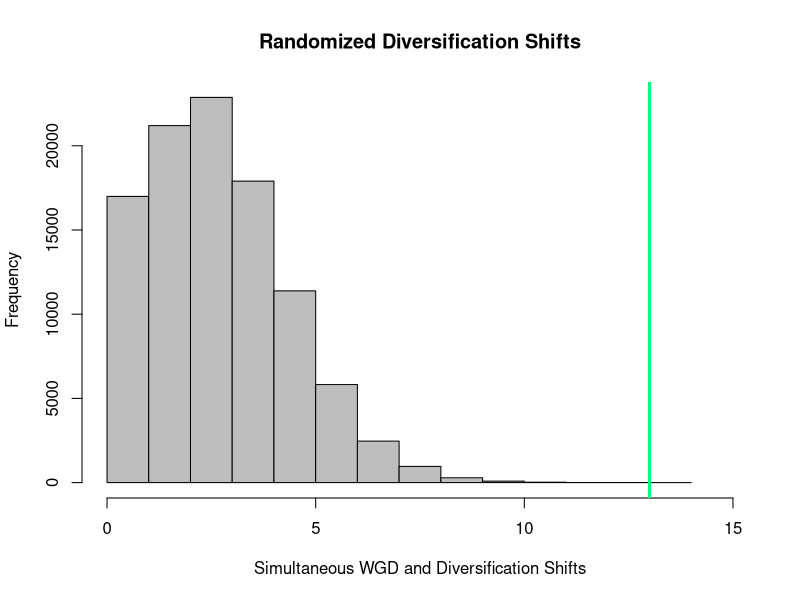
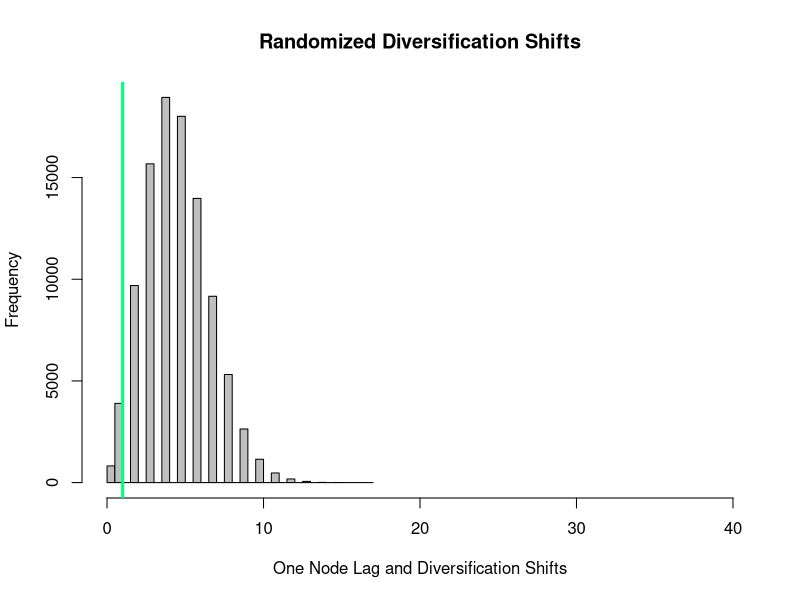
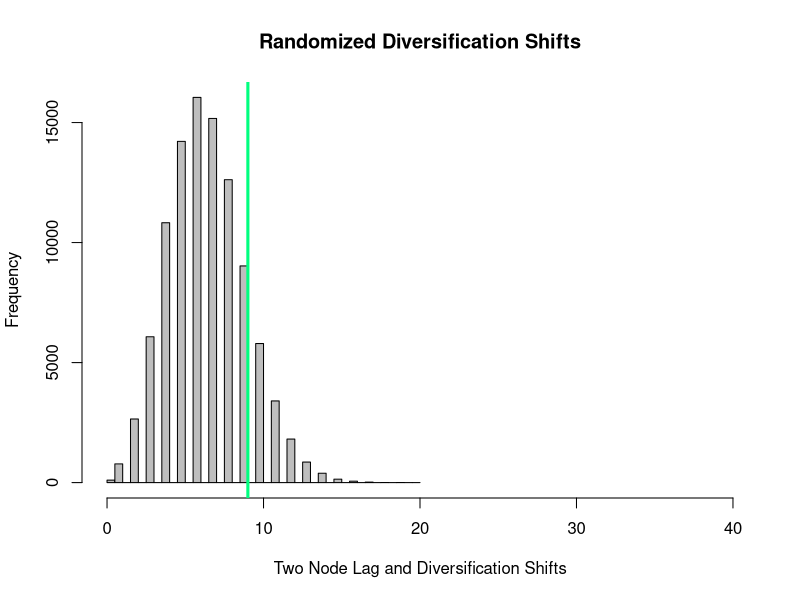
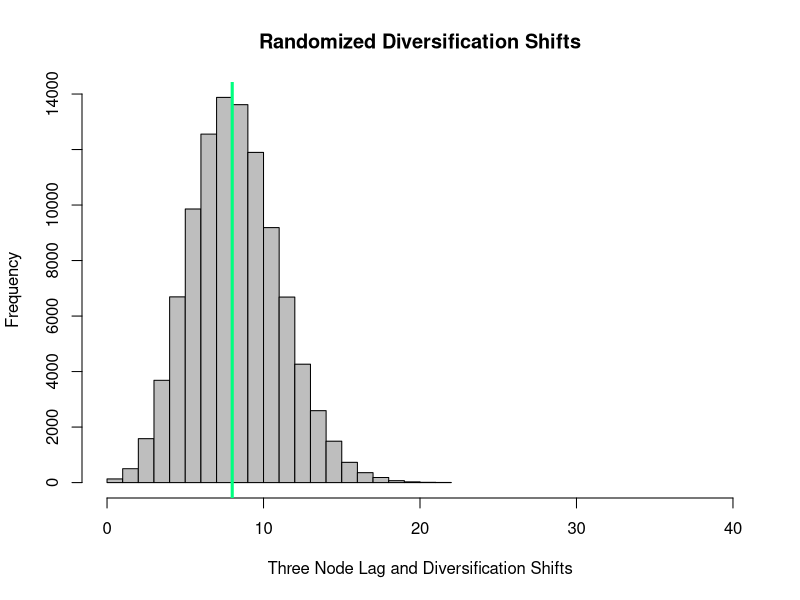
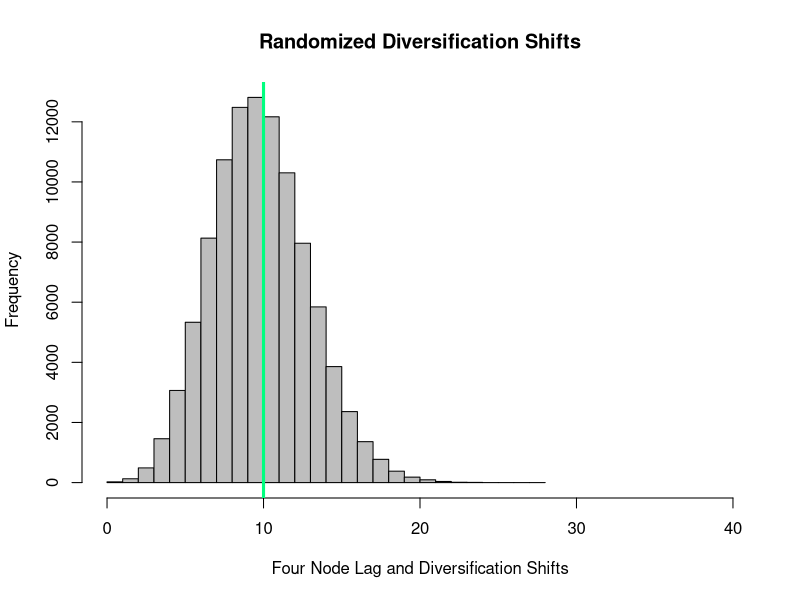

Generate these figures, in order, with R:
library(data.table)

#read in log file from the randomizatin test. Data is in the first column, with a header of "Perm"
WGD <-fread("Shifts_permutation.txt", header=TRUE)

#create a PDF of the histogram of the data, with the observed data represented by a green line at 13 events
pdf("Shift_permutations.pdf")
hist(WGD$Perm, xlim=c(0,15), main="Randomized Diversification Shifts", xlab="Simultaneous WGD and Diversification Shifts", breaks=15, col=c("gray")) 
abline(v=13, lwd=3, col="springgreen")
dev.off()

#determine the number of randomization events that are greater than the observed data
length( which(WGD > 13))


###############

library(data.table)

#read in log file from the randomizatin test. Data is in the first column, with a header of "Perm"
WGD <-fread("One_node_lag_permutation.txt", header=TRUE)

#create a PDF of the histogram of the data, with the observed data represented by a green line at 13 events
pdf("One_lag_randomization.pdf")
hist(WGD$Perm, xlim=c(0,40), main="Randomized Diversification Shifts", xlab="One Node Lag and Diversification Shifts", breaks=30, col=c("gray")) 
abline(v=1, lwd=3, col="springgreen")
dev.off()

#determine the number of randomization events that are greater than the observed data
length( which(WGD > 1))

###############

library(data.table)

#read in log file from the randomizatin test. Data is in the first column, with a header of "Perm"
WGD <-fread("Two_node_lag_permutation.txt", header=TRUE)

#determine the number of randomization events that are greater than the observed data
length( which(WGD > 9))


#create a PDF of the histogram of the data, with the observed data represented by a green line at 13 events
pdf("Two_lag_randomization.pdf")
hist(WGD$Perm, xlim=c(0,40), main="Randomized Diversification Shifts", xlab="Two Node Lag and Diversification Shifts", breaks=30, col=c("gray")) 
abline(v=9, lwd=3, col="springgreen")
dev.off()



###############

library(data.table)

#read in log file from the randomizatin test. Data is in the first column, with a header of "Perm"
WGD <-fread("Three_node_lag_permutation.txt", header=TRUE)

#determine the number of randomization events that are greater than the observed data
length( which(WGD > 8))


#create a PDF of the histogram of the data, with the observed data represented by a green line at 13 events
pdf("Three_lag_randomization.pdf")
hist(WGD$Perm, xlim=c(0,40), main="Randomized Diversification Shifts", xlab="Three Node Lag and Diversification Shifts", breaks=30, col=c("gray")) 
abline(v=8, lwd=3, col="springgreen")
dev.off()


###############

library(data.table)

#read in log file from the randomizatin test. Data is in the first column, with a header of "Perm"
WGD <-fread("Four_node_lag_permutation.txt", header=TRUE)

#determine the number of randomization events that are greater than the observed data
length( which(WGD > 10))

#create a PDF of the histogram of the data, with the observed data represented by a green line at 13 events
pdf("Four_lag_randomization.pdf")
hist(WGD$Perm, xlim=c(0,40), main="Randomized Diversification Shifts", xlab="Four Node Lag and Diversification Shifts", breaks=30, col=c("gray")) 
abline(v=10, lwd=3, col="springgreen")
dev.off()
